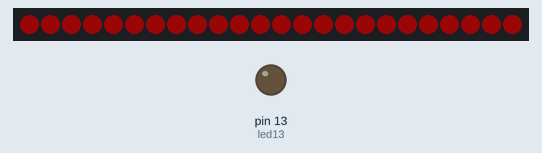
Recording of a sketch running on a simulated Arduino Uno, built with avr-gcc and run on an emulated ATmega328P. Shown: 24 RGB LEDs in strip order, left to right, output pins drawn as LEDs (lit = HIGH). Dim RGB values are drawn brighter than linear.

Above: at 0.3 s.
At 1.5 s:
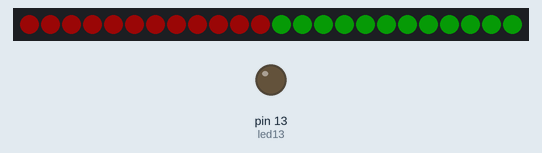
At 2.6 s:
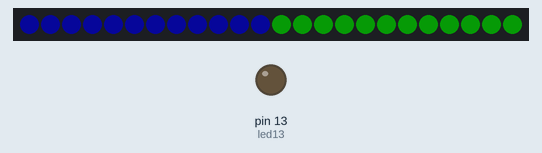

Measured:
- by itself, everything shown: repeats every 3.5 s, in 6 steps

The sketch:

colton_loop.ino
```cpp
// cw coleman  neo RGBW circular
#include <Adafruit_NeoPixel.h>
#ifdef __AVR__
  #include <avr/power.h>
#endif

#define PIN 6

#define NUM_LEDS 24

#define BRIGHTNESS 25

Adafruit_NeoPixel strip = Adafruit_NeoPixel(NUM_LEDS, PIN, NEO_GRBW + NEO_KHZ800);

// define input pins
const int button2 = 2;     // the number of the pushbutton pin
const int button3 = 3;     // the number of the pushbutton pin
const int button4 = 4;
const int button5 = 5;
const int led13 =  13;      // the number of the LED pin

//button state
int buttonState2 = 0;
int buttonState3 = 0;
int buttonState4 = 0;
int buttonState5 = 0;


void setup() {
  Serial.begin(9600);
  // This is for Trinket 5V 16MHz, you can remove these three lines if you are not using a Trinket
  #if defined (__AVR_ATtiny85__)
    if (F_CPU == 16000000) clock_prescale_set(clock_div_1);
  #endif
  // End of trinket special code
  strip.setBrightness(BRIGHTNESS);
  strip.begin();
  strip.show(); // Initialize all pixels to 'off'
  // initialize the LED pin as an output:
  pinMode(led13, OUTPUT);
  // initialize the pushbutton pin as an input:
  pinMode(button2, INPUT);
    pinMode(button3, INPUT);
}

//set up variables
int red,green,blue,white;
//set first led and total leds
int first = 0;
int last = 23;  //last is one than the real last


//The event loop  *************************
void loop() {

   first = 0; last = 23; red = 255; green = 0; blue = 0; white = 10;
      circular(first,last,red,green,blue,white);
      delay(1000);
 first = 12; last = 23; red = 0; green = 255; blue = 0; white = 10;
      circular(first,last,red,green,blue,white);
      delay(1000);

      first = 0; last = 11; red = 0; green = 0; blue = 255; white = 10;
      circular(first,last,red,green,blue,white);
      delay(1000);
// button code


  //end button code


}

// end of the event loop *************************

//red function
// s is start  e is end
void circular(int s, int e, int  r,int g,int b,int w){
// s:start   lds:the number of leds  r:red  g:green  b:blue  w:white
int delayVal = 10;// change the delayVal to speed things up
int j;

//Serial.println();//debug
for(j = s; j < (e+1) ; j++){
   // Serial.println (s);//debug
          strip.setPixelColor(j, strip.Color(r,g,b,w ));
          delay(delayVal);
           strip.show();

 }
}
```
